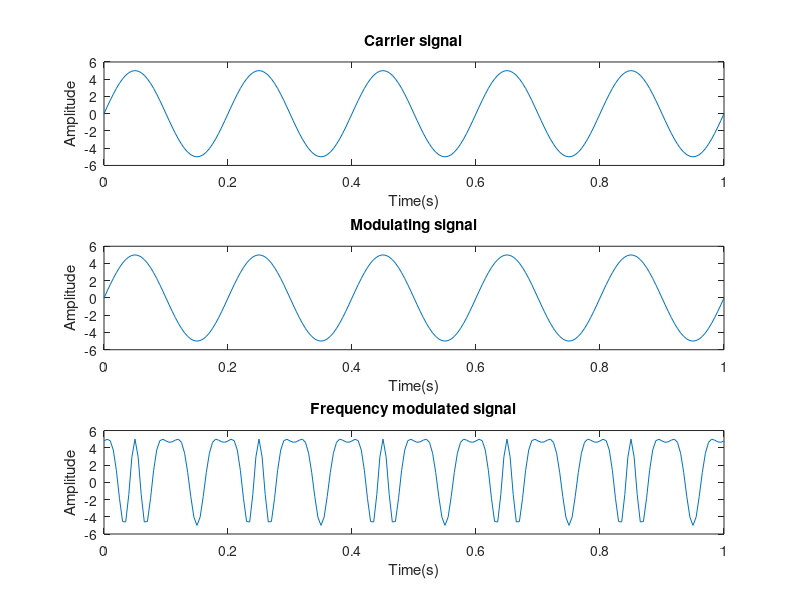

This chart was generated by the following MATLAB code: (Note: this script raises an error after producing the figure.)
fs=input('Enter the modulating signal frequency ');
as=input('Enter the modulating signal amplitude ');
fc=input('Enter the carrier signal frequency ');
ac=input('Enter the carrrier signal amplitude ');
mu=input('Enter the modulation index ');
Fs=20*(fc+fs);
Ts=1/Fs;
t=0:Ts:5/fs;
c=ac*sin(2*pi*fc*t);
s=as*sin(2*pi*fs*t);
fm=ac*sin(2*pi*fc*t -mu*cos(2*pi*fs*t));
fm_dft=fft(fm);
N=length(t);
if mod(N,2)
    u=0;
    M=floor(N/2);
else
    u=1;
    M=N/2;
end
F=(-M+u:M)*(Fs/N);

figure(1)
subplot(311)
plot(t,c);
title('Carrier signal');
xlabel('Time(s)');
ylabel('Amplitude');
subplot(312);
plot(t,s);
title('Modulating signal')
xlabel('Time(s)');
ylabel('Amplitude');
subplot(313)
plot(t,fm);
title('Frequency modulated signal');
xlabel('Time(s)');
ylabel('Amplitude');
gtext('Noufal P 13400043');

figure(2)
subplot(211)
plot(F,fftshift(abs(fm_dft)));
title('Magnitude spectrum');
xlabel('Frequency(Hz)');
ylabel('Magnitude');
subplot(212)
plot(F,fftshift(angle(fm_dft)));
title('Phase spectrum');
xlabel('Frequency(Hz)');
ylabel('Phase shift');
gtext('Noufal P 13400043');